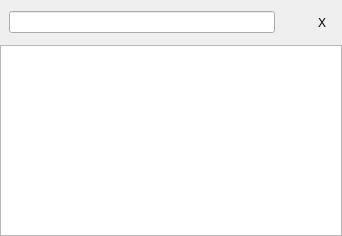
<?xml version="1.0" encoding="UTF-8"?>
<ui version="4.0">
 <class>Dialog</class>
 <widget class="QDialog" name="Dialog">
  <property name="geometry">
   <rect>
    <x>0</x>
    <y>0</y>
    <width>342</width>
    <height>236</height>
   </rect>
  </property>
  <property name="sizePolicy">
   <sizepolicy hsizetype="Preferred" vsizetype="Preferred">
    <horstretch>0</horstretch>
    <verstretch>0</verstretch>
   </sizepolicy>
  </property>
  <property name="minimumSize">
   <size>
    <width>300</width>
    <height>0</height>
   </size>
  </property>
  <property name="windowTitle">
   <string>Application launcher </string>
  </property>
  <property name="sizeGripEnabled">
   <bool>false</bool>
  </property>
  <layout class="QVBoxLayout" name="verticalLayout">
   <property name="spacing">
    <number>0</number>
   </property>
   <property name="margin">
    <number>0</number>
   </property>
   <item>
    <widget class="QFrame" name="panel">
     <property name="frameShape">
      <enum>QFrame::NoFrame</enum>
     </property>
     <property name="frameShadow">
      <enum>QFrame::Raised</enum>
     </property>
     <layout class="QHBoxLayout" name="horizontalLayout">
      <property name="spacing">
       <number>-1</number>
      </property>
      <property name="leftMargin">
       <number>0</number>
      </property>
      <property name="rightMargin">
       <number>0</number>
      </property>
      <item>
       <widget class="HorizSizeGrip" name="leftSizer" native="true">
        <property name="sizePolicy">
         <sizepolicy hsizetype="Fixed" vsizetype="Preferred">
          <horstretch>0</horstretch>
          <verstretch>0</verstretch>
         </sizepolicy>
        </property>
        <property name="minimumSize">
         <size>
          <width>3</width>
          <height>0</height>
         </size>
        </property>
        <property name="maximumSize">
         <size>
          <width>3</width>
          <height>16777215</height>
         </size>
        </property>
        <property name="cursor">
         <cursorShape>SizeHorCursor</cursorShape>
        </property>
       </widget>
      </item>
      <item>
       <widget class="QLineEdit" name="commandEd"/>
      </item>
      <item>
       <widget class="QToolButton" name="actionButton">
        <property name="text">
         <string/>
        </property>
        <property name="popupMode">
         <enum>QToolButton::InstantPopup</enum>
        </property>
        <property name="autoRaise">
         <bool>true</bool>
        </property>
        <property name="arrowType">
         <enum>Qt::NoArrow</enum>
        </property>
       </widget>
      </item>
      <item>
       <widget class="QToolButton" name="closeButton">
        <property name="text">
         <string notr="true">X</string>
        </property>
        <property name="autoRaise">
         <bool>true</bool>
        </property>
       </widget>
      </item>
      <item>
       <widget class="HorizSizeGrip" name="rightSizer" native="true">
        <property name="sizePolicy">
         <sizepolicy hsizetype="Fixed" vsizetype="Preferred">
          <horstretch>0</horstretch>
          <verstretch>0</verstretch>
         </sizepolicy>
        </property>
        <property name="minimumSize">
         <size>
          <width>3</width>
          <height>0</height>
         </size>
        </property>
        <property name="maximumSize">
         <size>
          <width>3</width>
          <height>16777215</height>
         </size>
        </property>
        <property name="cursor">
         <cursorShape>SizeHorCursor</cursorShape>
        </property>
        <property name="accessibleName">
         <string notr="true"/>
        </property>
        <property name="accessibleDescription">
         <string notr="true"/>
        </property>
       </widget>
      </item>
     </layout>
    </widget>
   </item>
   <item>
    <widget class="QListView" name="commandList">
     <property name="horizontalScrollBarPolicy">
      <enum>Qt::ScrollBarAlwaysOff</enum>
     </property>
     <property name="alternatingRowColors">
      <bool>true</bool>
     </property>
    </widget>
   </item>
  </layout>
 </widget>
 <layoutdefault spacing="6" margin="11"/>
 <customwidgets>
  <customwidget>
   <class>HorizSizeGrip</class>
   <extends>QWidget</extends>
   <header>widgets.h</header>
   <container>1</container>
  </customwidget>
 </customwidgets>
 <tabstops>
  <tabstop>closeButton</tabstop>
 </tabstops>
 <resources/>
 <connections/>
</ui>
